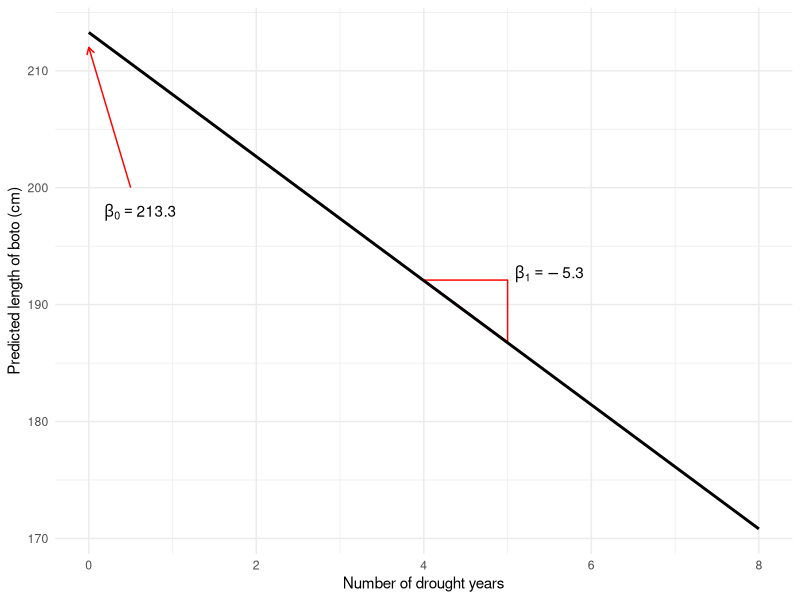
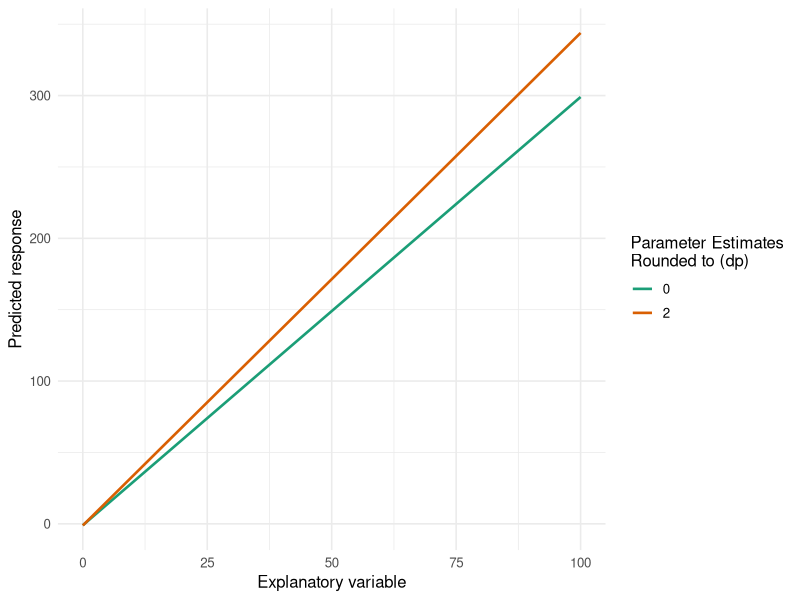
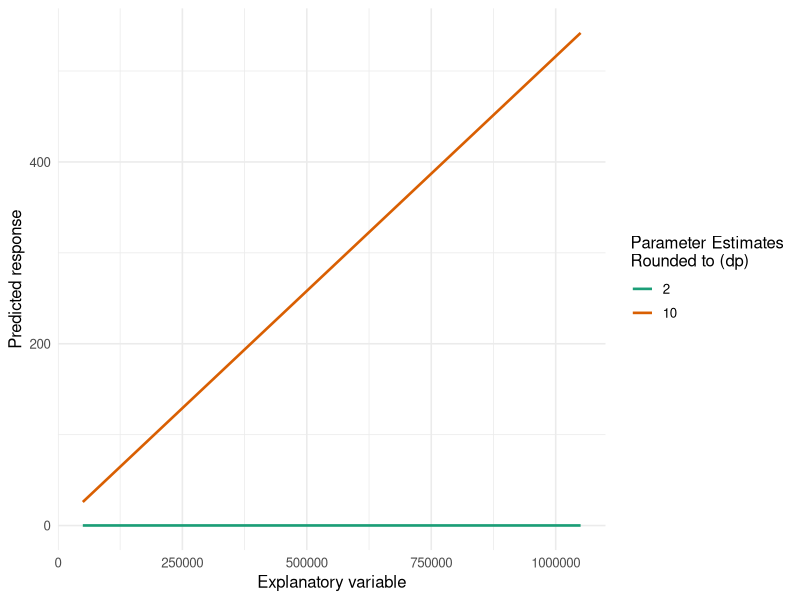
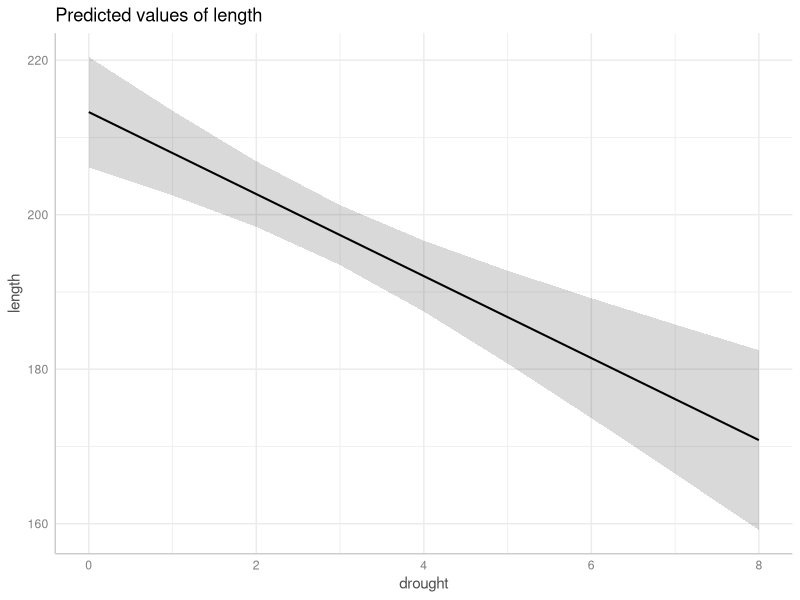
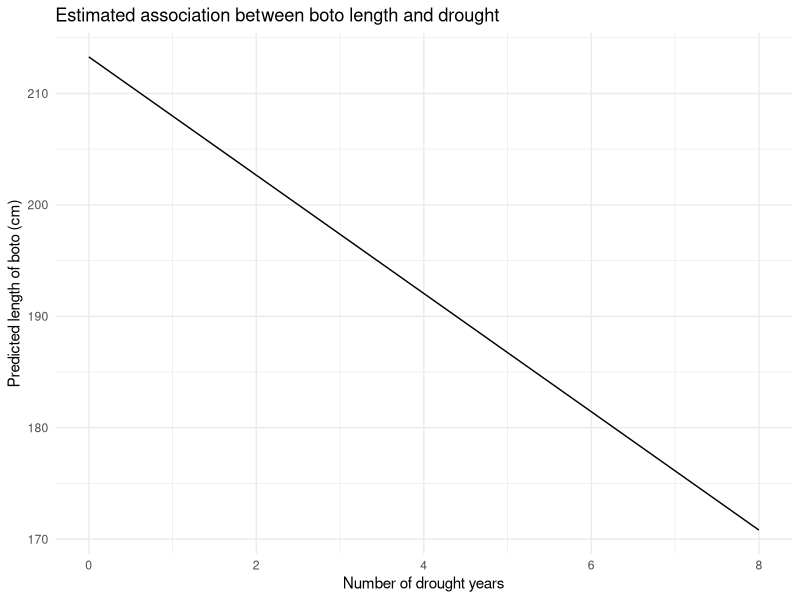
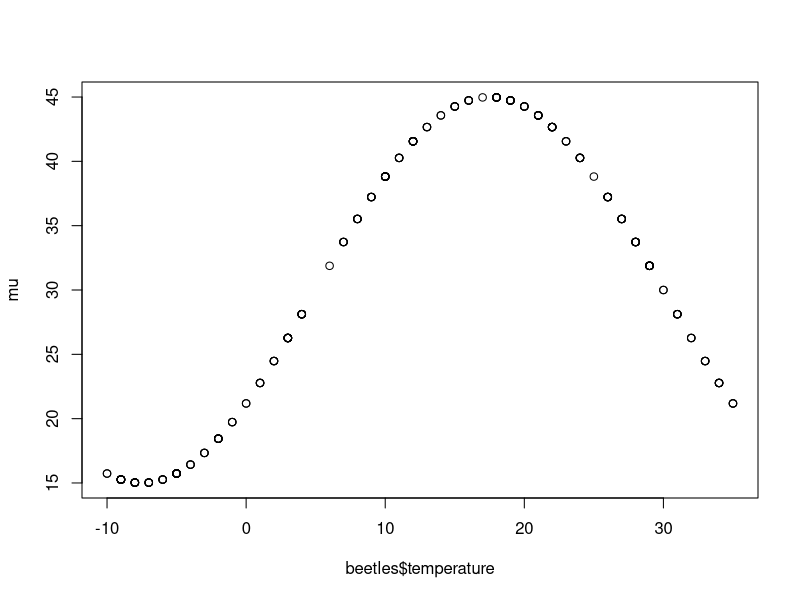
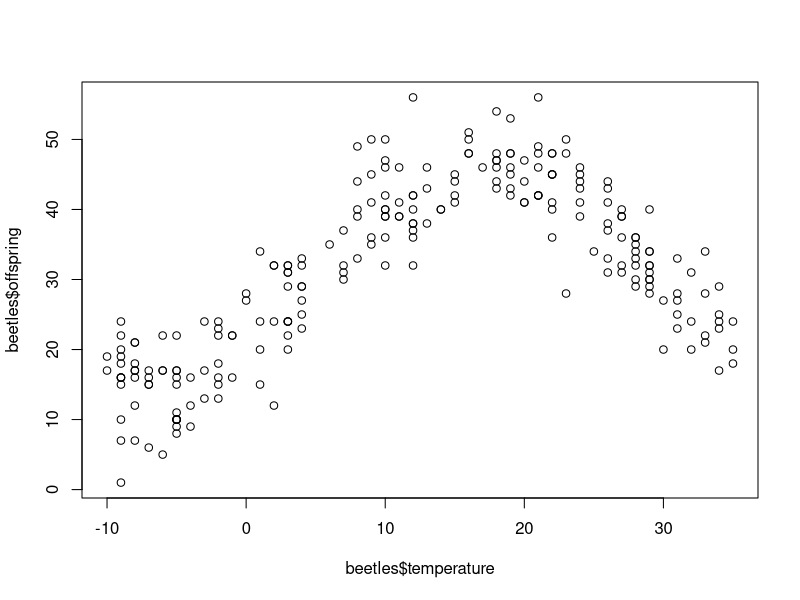
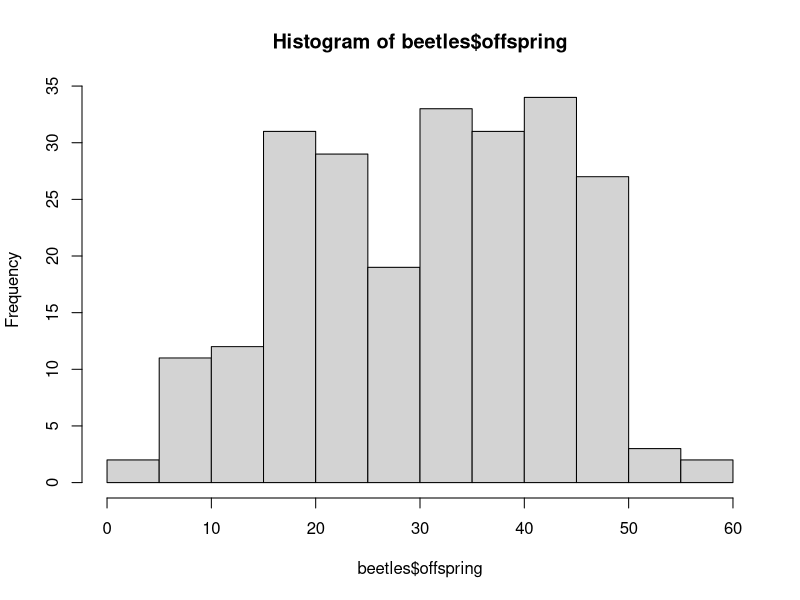

Reproduce these figures in R, in order. (Note: this script raises an error after producing the figures.)
## ---- chunk 1
knitr::opts_chunk$set(echo = TRUE, results = "hide", fig.show="show")
answer_sheet <- FALSE
library(ggplot2)
library(here)
boto <- read.table(here("Workshops/Workshop 2 - Data vis/Data", "boto.txt"), header = T)
## ---- chunk 2
rnorm(n = 10, mean = 200, sd = 10)
## ---- chunk 3
boto_model <- lm(length ~ drought, data = boto)
## ---- chunk 4
summary(boto_model)
## ---- chunk 5
fake <- data.frame(drought = 0:8)
fake$fit <- predict(boto_model, newdata = fake)
ggplot(fake) +
  annotate("text", x = 0.1, y = 195, label = expression(beta[0] == 213.3), vjust = -1.5, hjust = -0.1) +
  annotate("segment", x = 0.5, xend = 0, y = 200, yend = 212, arrow = arrow(length = unit(0.2, "cm")),
           colour = "red") +
  annotate("text", x = 5.5, y = (213.3 - 5.3 * 4.5) + 1, label = expression(beta[1] == -5.3), vjust = -1)  +
  annotate("polygon", x = c(4, 5, 5), y = c(213.3 - 5.3 * 4, 213.3 - 5.3 * 4, 213.3 - 5.3 * 5),
           fill = "transparent", colour = "red") +
  geom_line(aes(x = drought, y = fit), size = 1) +
  theme_minimal() +
  labs(x = "Number of drought years",
       y = "Predicted length of boto (cm)")
## ---- chunk 6
library(ggplot2)
library(dplyr)

pred_fun <- \(b, x) b["(Intercept)"] + b["x"] * x

set.seed(1)
n <- 200
x <- seq(0, 100, length.out = n)
y <- -1.23456789 + 3.45567891 * x + rnorm(n, sd = 0.75)

fit <- lm(y ~ x)
b_hat <- coef(fit)

new_x <- seq(min(x), max(x), length.out = 301)
digits <- c(0, 2)

curves <- digits |>
  lapply(\(d) {
    b <- round(b_hat, d)
    data.frame(x = new_x, y = pred_fun(b, new_x), decimals = d)
  }) |>
  bind_rows() |>
  mutate(decimals = factor(decimals, levels = digits))

ggplot(curves, aes(x, y, color = decimals, group = decimals)) +
  geom_line(linewidth = 0.9) +
  scale_colour_brewer(palette = "Dark2") +
  labs(x = "Explanatory variable", y = "Predicted response", color = "Parameter Estimates\nRounded to (dp)") +
  theme_minimal(base_size = 12)
## ---- chunk 7
pred_fun <- \(b, x) b["(Intercept)"] + b["x"] * x

set.seed(1)
n <- 200
x <- seq(50000, 1050000, length.out = n)
y <- 0.0000000652 + 0.0005161519 * x + rnorm(n, sd = 0.75)

fit <- lm(y ~ x)
b_hat <- coef(fit)

new_x <- seq(min(x), max(x), length.out = 301)
digits <- c(2, 10)

curves <- digits |>
  lapply(\(d) {
    b <- round(b_hat, d)
    data.frame(x = new_x, y = pred_fun(b, new_x), decimals = d)
  }) |>
  bind_rows() |>
  mutate(decimals = factor(decimals, levels = digits))

ggplot(curves, aes(x, y, color = decimals, group = decimals)) +
  geom_line(linewidth = 0.9) +
  scale_colour_brewer(palette = "Dark2") +
  labs(x = "Explanatory variable", y = "Predicted response", color = "Parameter Estimates\nRounded to (dp)") +
  theme_minimal(base_size = 12)
## ---- chunk 8
library(ggeffects)
## ---- chunk 9
preds <- ggpredict(boto_model)
## ---- chunk 10
plot(preds)
## ---- chunk 11
fake <- data.frame(
  drought = 0:8
)
## ---- chunk 12
fake$fit <- predict(boto_model, newdata = fake)
## ---- chunk 13
ggplot(fake) +
  geom_line(aes(x = drought, y = fit)) +
  labs(x = "Number of drought years",
       y = "Predicted length of boto (cm)",
       title = "Estimated association between boto length and drought") +
  theme_minimal()
## ---- chunk 14
# For coordinators -
# Code below simulates and exports the data used in the workshop
# number of offspring as function of temperature

set.seed(2024)
n <- 234
beetles <- data.frame(
  temperature = round(runif(n = n, min = -10, max = 35), digits = 0)
)

b0 <- 30
b1 <- -15

temp_peak <- 30
frequency <- 2 * pi / 50  # Frequency based on the temperature range and desired peak
phase_shift <- temp_peak

mu <- b0 + b1 * sin(frequency * (beetles$temperature - phase_shift))

plot(mu ~ beetles$temperature)

beetles$offspring <- round(rnorm(n, mean = mu, sd = 5), digits = 0)

plot(beetles$offspring ~ beetles$temperature)
hist(beetles$offspring)

write.table(beetles, here("Workshops/Workshop 3 - LM with continuous predictor/Data", "beetles.txt"), row.names = FALSE)
